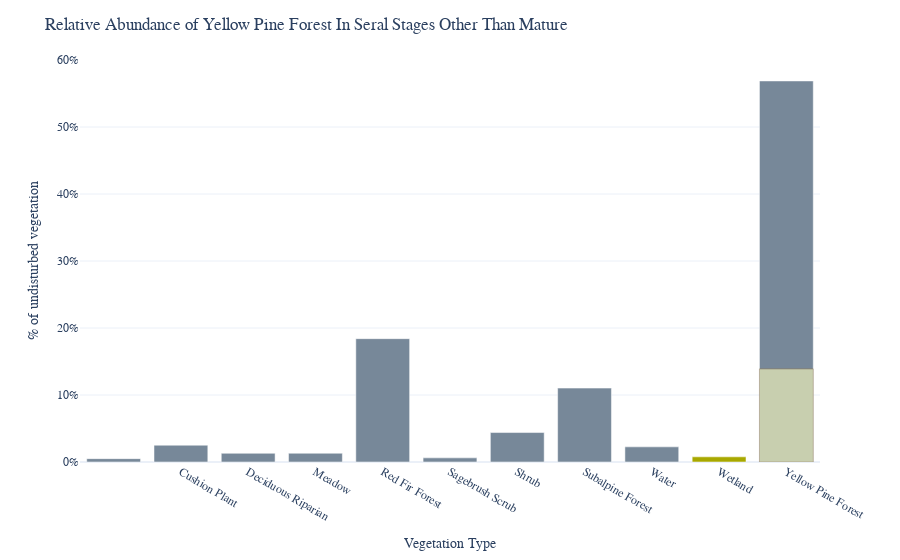

The cell this chart's notebook holds for it:
### Code cell
colors = ['lightslategray',] * 10
colors[9] ='#a8a800'

df = dfVeg.copy()

# df= df.loc[(df['Development']=='Undeveloped')&(df['QMD']<11)]
df= df.loc[(df['Development']=='Undeveloped')]


table = pd.pivot_table(df, values=['Acres'], index=['TRPA_VegType'],
                        aggfunc=np.sum)

flattened = pd.DataFrame(table.to_records())

flattened.columns = [hdr.replace("('Acres', '", '').replace("')", "") \
                     for hdr in flattened.columns]

df = flattened
df['TRPA_VegType'].replace('', np.nan, inplace=True)
df = df.dropna(subset=['TRPA_VegType'])

df['TotalAcres']= 171438.19
df['VegPercent'] = (df['Acres']/df['TotalAcres'])*100


# df2 = {'TRPA_VegType': 'Yellow Pine Forest', 'Acres': 23836.14, 'VegPercent': 13.9} 
# df = df.append(df2, ignore_index = True) 

# setup chart
fig = px.bar(df, x="TRPA_VegType", y='VegPercent',  color='TRPA_VegType', color_discrete_sequence=colors,
            custom_data=['Acres','TotalAcres'])

fig.update_traces(
    name='',
#     hoverinfo = "y",  
    hovertemplate="<br>".join([
        "<b>%{y:.1f}%</b>",
        "or <b>%{customdata[0]:,.0f}</b> acres<br>of the %{customdata[1]:,.0f} total acres<br>of undisturbed vegetation"
    ])
)

# create coverage bars
fig.add_trace(go.Bar(
    y=[13.9],
    x=['Yellow Pine Forest'],
    name= "Yellow Pine Forest - QMD<11",
    marker_color='#ffffbf', 
    marker_line_color='rgb(88,48,10)',
    opacity=0.6,
    hovertemplate='<b>%{y:,.1f}%</b><br>or <b>23,836</b> acres<br>of immature forest<br>(QMD<11")<extra></extra>'
))

# set layout
fig.update_layout(title="Relative Abundance of Yellow Pine Forest In Seral Stages Other Than Mature",
                    font_family=font,
                    template=template,
                    legend_title_text='',
                    showlegend=False,
                    hovermode="x unified",
                    barmode = 'overlay',
                    xaxis = dict(
#                         categoryorder= 'array',
#                         categoryarray= ['Early Seral', 'Mid Seral', 'Late Seral', 'N/A'],
                        tickmode = 'linear',
                        title_text='Vegetation Type'
                    ),
                    yaxis = dict(
                        tickmode = 'linear',
                        tick0 = 0,
                        dtick = 10,
                        ticksuffix='%',
                        range=[0, 60],
                        title_text='% of undisturbed vegetation'
                    )
                 )

fig.show()

### Figure 1 — Plotly figure (JSON) as saved in the notebook; plotly's stock layout.template omitted (floating-point values rounded to 4 significant figures)
{"data": [{"alignmentgroup": "True", "customdata": [[859.5, 171400.0]], "hovertemplate": "<b>%{y:.1f}%</b><br>or <b>%{customdata[0]:,.0f}</b> acres<br>of the %{customdata[1]:,.0f} total acres<br>of undisturbed vegetation", "legendgroup": "", "marker": {"color": "lightslategray", "pattern": {"shape": ""}}, "name": "", "offsetgroup": "", "orientation": "v", "showlegend": false, "textposition": "auto", "type": "bar", "x": [""], "xaxis": "x", "y": [0.5013], "yaxis": "y"}, {"alignmentgroup": "True", "customdata": [[4301.0, 171400.0]], "hovertemplate": "<b>%{y:.1f}%</b><br>or <b>%{customdata[0]:,.0f}</b> acres<br>of the %{customdata[1]:,.0f} total acres<br>of undisturbed vegetation", "legendgroup": "Cushion Plant", "marker": {"color": "lightslategray", "pattern": {"shape": ""}}, "name": "", "offsetgroup": "Cushion Plant", "orientation": "v", "showlegend": true, "textposition": "auto", "type": "bar", "x": ["Cushion Plant"], "xaxis": "x", "y": [2.509], "yaxis": "y"}, {"alignmentgroup": "True", "customdata": [[2228.0, 171400.0]], "hovertemplate": "<b>%{y:.1f}%</b><br>or <b>%{customdata[0]:,.0f}</b> acres<br>of the %{customdata[1]:,.0f} total acres<br>of undisturbed vegetation", "legendgroup": "Deciduous Riparian", "marker": {"color": "lightslategray", "pattern": {"shape": ""}}, "name": "", "offsetgroup": "Deciduous Riparian", "orientation": "v", "showlegend": true, "textposition": "auto", "type": "bar", "x": ["Deciduous Riparian"], "xaxis": "x", "y": [1.3], "yaxis": "y"}, {"alignmentgroup": "True", "customdata": [[2242.0, 171400.0]], "hovertemplate": "<b>%{y:.1f}%</b><br>or <b>%{customdata[0]:,.0f}</b> acres<br>of the %{customdata[1]:,.0f} total acres<br>of undisturbed vegetation", "legendgroup": "Meadow", "marker": {"color": "lightslategray", "pattern": {"shape": ""}}, "name": "", "offsetgroup": "Meadow", "orientation": "v", "showlegend": true, "textposition": "auto", "type": "bar", "x": ["Meadow"], "xaxis": "x", "y": [1.308], "yaxis": "y"}, {"alignmentgroup": "True", "customdata": [[31560.0, 171400.0]], "hovertemplate": "<b>%{y:.1f}%</b><br>or <b>%{customdata[0]:,.0f}</b> acres<br>of the %{customdata[1]:,.0f} total acres<br>of undisturbed vegetation", "legendgroup": "Red Fir Forest", "marker": {"color": "lightslategray", "pattern": {"shape": ""}}, "name": "", "offsetgroup": "Red Fir Forest", "orientation": "v", "showlegend": true, "textposition": "auto", "type": "bar", "x": ["Red Fir Forest"], "xaxis": "x", "y": [18.41], "yaxis": "y"}, {"alignmentgroup": "True", "customdata": [[1058.0, 171400.0]], "hovertemplate": "<b>%{y:.1f}%</b><br>or <b>%{customdata[0]:,.0f}</b> acres<br>of the %{customdata[1]:,.0f} total acres<br>of undisturbed vegetation", "legendgroup": "Sagebrush Scrub", "marker": {"color": "lightslategray", "pattern": {"shape": ""}}, "name": "", "offsetgroup": "Sagebrush Scrub", "orientation": "v", "showlegend": true, "textposition": "auto", "type": "bar", "x": ["Sagebrush Scrub"], "xaxis": "x", "y": [0.6168], "yaxis": "y"}, {"alignmentgroup": "True", "customdata": [[7538.0, 171400.0]], "hovertemplate": "<b>%{y:.1f}%</b><br>or <b>%{customdata[0]:,.0f}</b> acres<br>of the %{customdata[1]:,.0f} total acres<br>of undisturbed vegetation", "legendgroup": "Shrub", "marker": {"color": "lightslategray", "pattern": {"shape": ""}}, "name": "", "offsetgroup": "Shrub", "orientation": "v", "showlegend": true, "textposition": "auto", "type": "bar", "x": ["Shrub"], "xaxis": "x", "y": [4.397], "yaxis": "y"}, {"alignmentgroup": "True", "customdata": [[18910.0, 171400.0]], "hovertemplate": "<b>%{y:.1f}%</b><br>or <b>%{customdata[0]:,.0f}</b> acres<br>of the %{customdata[1]:,.0f} total acres<br>of undisturbed vegetation", "legendgroup": "Subalpine Forest", "marker": {"color": "lightslategray", "pattern": {"shape": ""}}, "name": "", "offsetgroup": "Subalpine Forest", "orientation": "v", "showlegend": true, "textposition": "auto", "type": "bar", "x": ["Subalpine Forest"], "xaxis": "x", "y": [11.03], "yaxis": "y"}, {"alignmentgroup": "True", "customdata": [[3877.0, 171400.0]], "hovertemplate": "<b>%{y:.1f}%</b><br>or <b>%{customdata[0]:,.0f}</b> acres<br>of the %{customdata[1]:,.0f} total acres<br>of undisturbed vegetation", "legendgroup": "Water", "marker": {"color": "lightslategray", "pattern": {"shape": ""}}, "name": "", "offsetgroup": "Water", "orientation": "v", "showlegend": true, "textposition": "auto", "type": "bar", "x": ["Water"], "xaxis": "x", "y": [2.261], "yaxis": "y"}, {"alignmentgroup": "True", "customdata": [[1322.0, 171400.0]], "hovertemplate": "<b>%{y:.1f}%</b><br>or <b>%{customdata[0]:,.0f}</b> acres<br>of the %{customdata[1]:,.0f} total acres<br>of undisturbed vegetation", "legendgroup": "Wetland", "marker": {"color": "#a8a800", "pattern": {"shape": ""}}, "name": "", "offsetgroup": "Wetland", "orientation": "v", "showlegend": true, "textposition": "auto", "type": "bar", "x": ["Wetland"], "xaxis": "x", "y": [0.7713], "yaxis": "y"}, {"alignmentgroup": "True", "customdata": [[97500.0, 171400.0]], "hovertemplate": "<b>%{y:.1f}%</b><br>or <b>%{customdata[0]:,.0f}</b> acres<br>of the %{customdata[1]:,.0f} total acres<br>of undisturbed vegetation", "legendgroup": "Yellow Pine Forest", "marker": {"color": "lightslategray", "pattern": {"shape": ""}}, "name": "", "offsetgroup": "Yellow Pine Forest", "orientation": "v", "showlegend": true, "textposition": "auto", "type": "bar", "x": ["Yellow Pine Forest"], "xaxis": "x", "y": [56.87], "yaxis": "y"}, {"hovertemplate": "<b>%{y:,.1f}%</b><br>or <b>23,836</b> acres<br>of immature forest<br>(QMD<11\")<extra></extra>", "marker": {"color": "#ffffbf", "line": {"color": "rgb(88,48,10)"}}, "name": "Yellow Pine Forest - QMD<11", "opacity": 0.6, "type": "bar", "x": ["Yellow Pine Forest"], "y": [13.9]}], "layout": {"barmode": "overlay", "font": {"family": "Calibri"}, "hovermode": "x unified", "legend": {"title": {"text": ""}, "tracegroupgap": 0}, "margin": {"t": 60}, "showlegend": false, "title": {"text": "Relative Abundance of Yellow Pine Forest In Seral Stages Other Than Mature"}, "xaxis": {"anchor": "y", "categoryarray": ["", "Cushion Plant", "Deciduous Riparian", "Meadow", "Red Fir Forest", "Sagebrush Scrub", "Shrub", "Subalpine Forest", "Water", "Wetland", "Yellow Pine Forest"], "categoryorder": "array", "domain": [0, 1], "tickmode": "linear", "title": {"text": "Vegetation Type"}}, "yaxis": {"anchor": "x", "domain": [0, 1], "dtick": 10, "range": [0, 60], "tick0": 0, "tickmode": "linear", "ticksuffix": "%", "title": {"text": "% of undisturbed vegetation"}}}}
